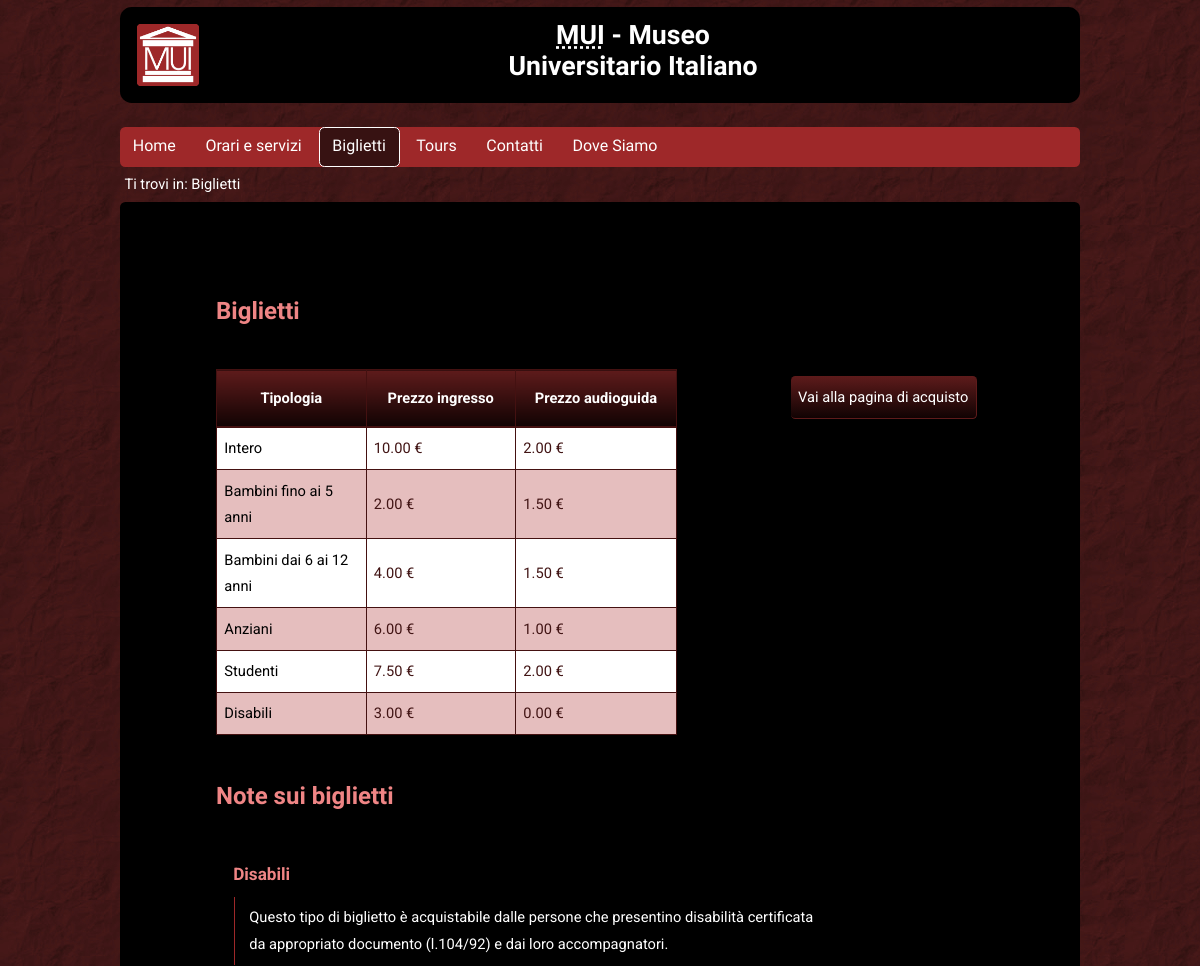
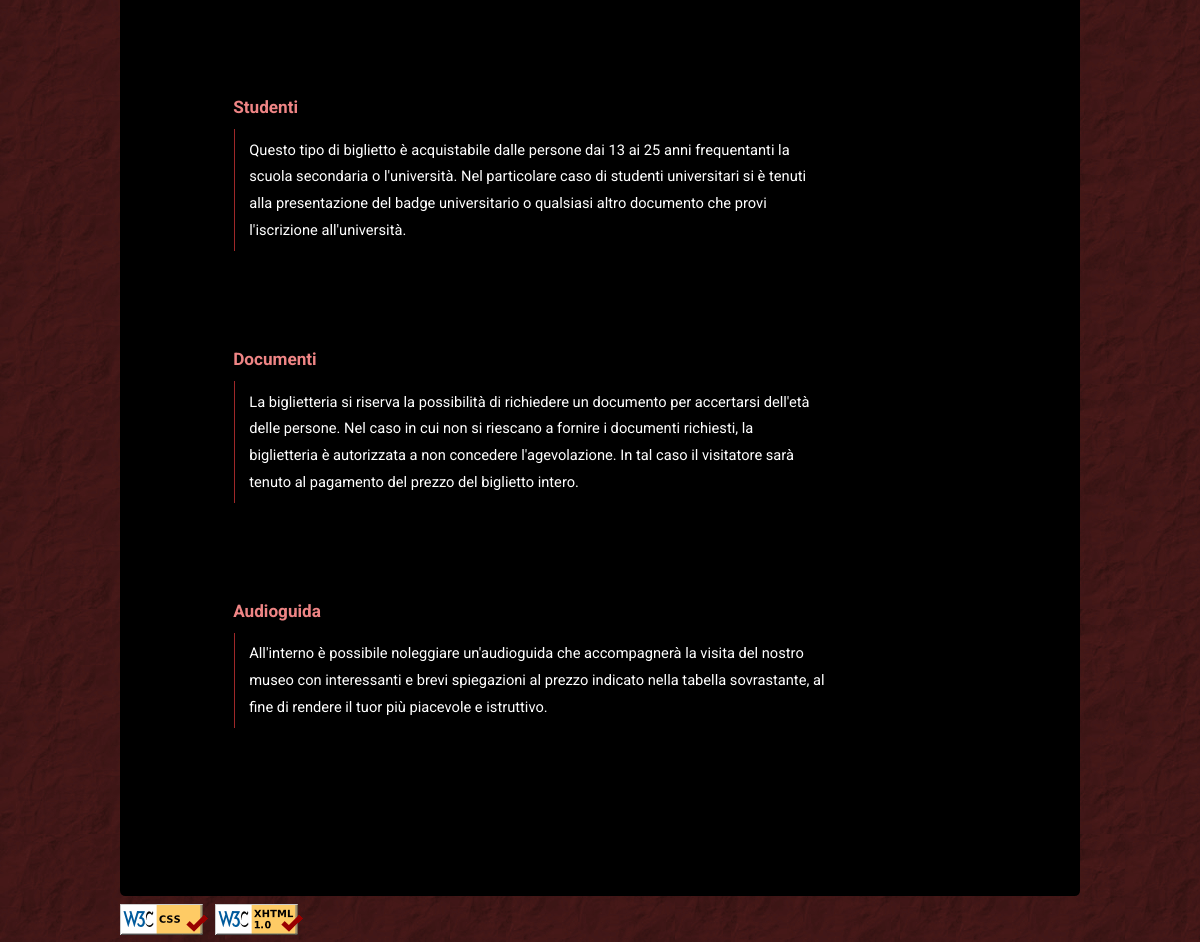
Page /biglietti.php on the committed database (2 pictures, top to bottom).
### tables this page shows
CREATE TABLE `Prezzi` (
  `id` int(11) NOT NULL,
  `descrizione` varchar(255) NOT NULL,
  `prezzo` decimal(5,2) NOT NULL DEFAULT '0.00',
  `prezzo_audioguida` decimal(5,2) NOT NULL
);

### biglietti.php (called while the page is built, shortened)
<?php
require_once "php/functions.php";
require_once "php/print_functions.php";
$tlist = ticketList();
$contenuto = printTicketTable($tlist);
$contenuto = $contenuto . printTicketBody();
printPage("Biglietti", "Biglietti", "Biglietti", $contenuto, "", "", "biglietti");
?>

### php/functions.php (called while the page is built, shortened)
<?php
function ticketList()
{
    require "db_conn.php";
    $result = array();
    $sql = "SELECT * FROM Prezzi";
	$ris_list = mysqli_query($conn, $sql);
    if (mysqli_num_rows($ris_list) > 0)
    {
		while ($row_list=mysqli_fetch_assoc($ris_list))
        {
                $ticket = array('id' => $row_list['id'], 'descrizione' => $row_list['descrizione'], 'prezzo' => $row_list['prezzo'], 'prezzo_audioguida' => $row_list['prezzo_audioguida']);
                array_push($result, $ticket);
		}
	}
    return $result;
}
?>

### php/print_functions.php (the view, shortened to what this page needs)
<?php
function printPage($title, $tname, $path, $content, $foot="", $prefix="", $current_page="", $keywords="")
{
    $page = '<!DOCTYPE html PUBLIC "-//W3C//DTD XHTML 1.0 Strict//EN" "http://www.w3.org/TR/xhtml1/DTD/xhtml1-strict.dtd">
        <html xmlns="http://www.w3.org/1999/xhtml"  xml:lang="it" lang="it">
        	<head>
        		<meta name="title" content="'.$title.' - MUI" />
        		<meta name="keywords" content="'.$keywords.' MUI, Museo Universitario, Museo Italiano, Cultura Italiana, Museo Universitario Italiano, Università, Padova, Prato della Valle, Venezia" />
        		<link rel="stylesheet" type="text/css" href="'.$prefix.'css/stylesheet.css" media="screen and (min-width: 768px)" />
        		<link rel="stylesheet" type="text/css" href="'.$prefix.'css/stylesheet_mobile.css" media="screen and (max-width: 768px)" />
        		<link rel="stylesheet" type="text/css" href="'.$prefix.'css/stylesheet_print.css" media="print" />
        		<link rel="shortcut icon" href="'.$prefix.'img/favicon.ico" />
        		<script type="text/javascript" src="'.$prefix.'js/script.js"></script>
        		<title>'.$title.' - MUI</title>
        	</head>
        	<body>
        		<div id="header">
        			<img id="logo" src="'.$prefix.'img/logo/logo_MUI_128x128.png" alt="Museo Universitario Italiano"/>
        			<h1><acronym title="Museo Universitario Italiano">MUI</acronym> - Museo<br />Universitario Italiano</h1>
        		</div>
        		<div id="nav">
        			<ul>
        				<li '.($current_page=='home' ? 'id="current_page"' : '').'><a href="'.$prefix.'home.html">Home</a></li>
        				<li '.($current_page=='orari' ? 'id="current_page"' : '').'><a href="'.$prefix.'orari_e_servizi.html">Orari e servizi</a></li>
        				<li '.($current_page=='biglietti' ? 'id="current_page"' : '').'><a href="'.$prefix.'biglietti.php">Biglietti</a></li>
        				<li '.($current_page=='tours' ? 'id="current_page"' : '').'><a href="'.$prefix.'tours.php"><span xml:lang="fr">Tours</span></a></li>
        				<li '.($current_page=='contati' ? 'id="current_page"' : '').'><a href="'.$prefix.'contatti.html">Contatti</a></li>
        				<li '.($current_page=='dove' ? 'id="current_page"' : '').'><a href="'.$prefix.'dove.html">Dove Siamo</a></li>
        			</ul>
        		</div>
        		<div id="path">Ti trovi in: '.$path.'</div>
        		<div id="content">
        			<h2>'.$tname.'</h2>'.$content.'
                </div>
                <div id="footer">
                        <img src="'.$prefix.'img/css.png" class="valid" alt="CSS Valid!"/>
                        <img src="'.$prefix.'img/xhtml.png" class="valid" alt="XHTML 1.0 Valid!"/>
                        '.$foot.'
                </div>
            </body>
            </html>';
    echo $page;
    exit();
}
function printTicketTable($tickets)
{
    $page = '<div id = "biglietti_e_acquista">
        <a href="form_biglietti.php" class = "buttongrad not_visible"> Vai alla pagina di acquisto</a>
        <table summary="tipologia del biglietto con prezzi associati">
            <caption class="hidden">Biglietti</caption>
            <thead>
                <tr>
                    <th scope="col" class="grad">Tipologia</th>
                    <th scope="col" class="grad">Prezzo ingresso</th>
                    <th scope="col" class="grad">Prezzo audioguida</th>
                </tr>
            </thead>
            <tbody>';
    foreach ($tickets as $ticket)
    {
        $page = $page . '<tr id="id' . $ticket["id"] .'">
            <td scope ="row" class="first_column">' . $ticket["descrizione"] . '</td>
            <td>' . $ticket["prezzo"] . ' €</td>
            <td>' . $ticket["prezzo_audioguida"] . ' €</td>
        </tr>';
    }
    $page = $page . '</tbody>
        </table></div>';
    return $page;
}
function printTicketBody()
{
    $page = '<h2> Note sui biglietti </h2>
				<h3>Disabili</h3>
                    <p class="descrizione"> Questo tipo di biglietto è acquistabile dalle persone che presentino disabilità certificata da appropriato documento (l.104/92) e dai loro accompagnatori.</p>
				<h3>Studenti</h3>
                    <p class = "descrizione"> Questo tipo di biglietto è acquistabile dalle persone dai 13 ai 25 anni frequentanti la scuola secondaria o l\'università. Nel particolare caso di studenti universitari si è tenuti alla presentazione del badge universitario o qualsiasi altro documento che provi l\'iscrizione all\'università. </p>
				<h3>Documenti</h3>
		           <p class = "descrizione"> La biglietteria si riserva la possibilità di richiedere un documento per accertarsi dell\'età delle persone. Nel caso in cui non si riescano a fornire i documenti richiesti, la biglietteria è autorizzata a non concedere l\'agevolazione. In tal caso il visitatore sarà tenuto al pagamento del prezzo del biglietto intero.</p>
                <h3>Audioguida</h3>
				            <p class = "descrizione"> All\'interno è possibile noleggiare un\'audioguida che accompagnerà la visita del nostro museo con interessanti e brevi spiegazioni al prezzo indicato nella tabella sovrastante, al fine di rendere il tuor più piacevole e istruttivo.</p>';
    return $page;
}
?>

### css/stylesheet.css (style rules this page uses)
* { padding: 0em; margin: 0em; }
body { background-color: #421515; background:url('../img/images.jpeg'); background-attachment: fixed; color: white; font-family: 'Roboto', sans-serif; font-size: 11pt; margin: 0% 10%; line-height:20pt; }
a { color: white; text-decoration: none; }
#header { border-radius: 0.8em; color: white; background-color: black; min-height: 4.5em; padding: 1em; margin: auto; margin-bottom: 0.5em; margin-top: 0.5em; text-align: center; }
#header img#logo { height: 4.5em; display: inline; float: left; }
#header h1 { display: inline; width: 65%; font-size: 20pt; font-family: 'Marcellus SC', sans-serif; }
#nav ul { font-family: 'Marcellus SC', sans-serif; font-size: 12pt; list-style-type: none; background-color: #9e2829; color: white; margin: 1.5em 0em 0em 0em; border-radius: 4pt; min-width: 4.5em; }
#nav li { display: inline-block; padding:0.3em 0.8em; }
#nav li a { color: white; display: block; margin-top: 1px; margin-bottom: 1px; text-decoration: none; }
#nav li#current_page { background-color: #371212; border: solid 0.5px; border-radius: 4pt ; }
#path { margin: 0.3em; }
p { padding: 0.5em 0em; }
#content { margin: 0%; padding: 5% 10%; background-color: black; border-radius: 4pt; padding-bottom: 5em; }
h2 { font-family: 'Marcellus SC', sans-serif; font-size: 18pt; margin: 2em 0em 0.5em 0em; color: #ef8585; }
h3 { margin: 3em 0em 0.5em 1em; color: #ef8585; }
#footer img { float:left; margin: 0.5em 0.5em 0.5em 0em; }
table { background-color: white; color: #421515; width: 60%; min-width: 25em; border-collapse: collapse; margin: 3em 0em; }
table, th, td { border: 1px solid #441111; }
td { width:20%; padding: 0.5em; }
td.first_column { color: black; }
th { padding: 1em; background-color: #421515; color: white; }
tr:nth-child(even) { background-color: #e5bebe; }
.descrizione, .error ul { list-style-type:none; margin: 0.5em 0.5em 6.5em 1.2em; padding: 0.5em 0.5em 0.5em 1em; border-left: 1pt solid #9E2829; width: 75%; min-width: 10em; }
input[type=submit], input[type=reset], .buttongrad { margin: 0.5em; color: white; background: #371212; padding: 0.5em; border-radius: 0.3em; border-top: 0pt; border-left: 0pt; border-bottom: 1pt solid #5e1b1b; border-right: 1pt solid #5e1b1b; cursor: pointer; min-width: 8em; float: right; }
input[type=submit].grad, input[type=reset].grad, .buttongrad, .grad { background: #5e1b1b; background: -webkit-linear-gradient(#5e1b1b, #110303); background: -o-linear-gradient(#5e1b1b, #110303); background: -moz-linear-gradient(#5e1b1b, #110303); background: linear-gradient(#5e1b1b, #110303); }

### rows in the picture
prezzi: descrizione "Intero", prezzo "10.00", prezzo_audioguida "2.00"
prezzi: descrizione "Bambini fino ai 5 anni", prezzo "2.00", prezzo_audioguida "1.50"
prezzi: descrizione "Bambini dai 6 ai 12 anni", prezzo "4.00", prezzo_audioguida "1.50"
prezzi: descrizione "Anziani", prezzo "6.00", prezzo_audioguida "1.00"
prezzi: descrizione "Studenti", prezzo "7.50", prezzo_audioguida "2.00"
prezzi: descrizione "Disabili", prezzo "3.00", prezzo_audioguida "0.00"

### other values in the picture
$path "Biglietti"
$tname "Biglietti"
